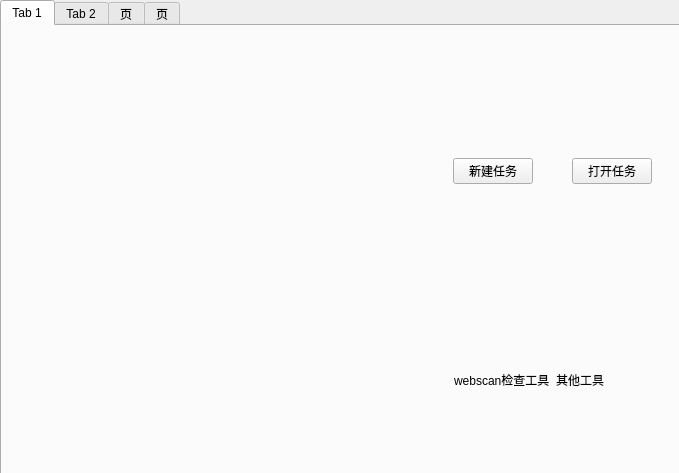
<?xml version="1.0" encoding="UTF-8"?>
<ui version="4.0">
 <class>MainWindow</class>
 <widget class="QMainWindow" name="MainWindow">
  <property name="geometry">
   <rect>
    <x>0</x>
    <y>0</y>
    <width>679</width>
    <height>473</height>
   </rect>
  </property>
  <property name="windowTitle">
   <string>MainWindow</string>
  </property>
  <widget class="QWidget" name="centralWidget">
   <widget class="QTabWidget" name="mainTabWidget">
    <property name="geometry">
     <rect>
      <x>0</x>
      <y>0</y>
      <width>681</width>
      <height>481</height>
     </rect>
    </property>
    <property name="currentIndex">
     <number>0</number>
    </property>
    <widget class="QWidget" name="tab">
     <attribute name="title">
      <string>Tab 1</string>
     </attribute>
     <widget class="QWidget" name="layoutWidget">
      <property name="geometry">
       <rect>
        <x>440</x>
        <y>120</y>
        <width>221</width>
        <height>51</height>
       </rect>
      </property>
      <layout class="QHBoxLayout" name="horizontalLayout">
       <item>
        <widget class="QPushButton" name="newTaskButton">
         <property name="text">
          <string>新建任务</string>
         </property>
        </widget>
       </item>
       <item>
        <spacer name="horizontalSpacer">
         <property name="orientation">
          <enum>Qt::Horizontal</enum>
         </property>
         <property name="sizeHint" stdset="0">
          <size>
           <width>40</width>
           <height>20</height>
          </size>
         </property>
        </spacer>
       </item>
       <item>
        <widget class="QPushButton" name="openTaskButton">
         <property name="text">
          <string>打开任务</string>
         </property>
        </widget>
       </item>
      </layout>
     </widget>
     <widget class="QWidget" name="">
      <property name="geometry">
       <rect>
        <x>441</x>
        <y>301</y>
        <width>211</width>
        <height>78</height>
       </rect>
      </property>
      <layout class="QHBoxLayout" name="horizontalLayout_2">
       <item>
        <layout class="QVBoxLayout" name="verticalLayout">
         <item>
          <widget class="QPushButton" name="webscanButton">
           <property name="text">
            <string/>
           </property>
           <property name="icon">
            <iconset resource="image.qrc">
             <normaloff>:/icon/image/search.png</normaloff>:/icon/image/search.png</iconset>
           </property>
           <property name="iconSize">
            <size>
             <width>48</width>
             <height>48</height>
            </size>
           </property>
           <property name="flat">
            <bool>true</bool>
           </property>
          </widget>
         </item>
         <item>
          <widget class="QLabel" name="label">
           <property name="text">
            <string>webscan检查工具</string>
           </property>
          </widget>
         </item>
        </layout>
       </item>
       <item>
        <layout class="QVBoxLayout" name="verticalLayout_2">
         <item>
          <widget class="QPushButton" name="webscanButton_2">
           <property name="text">
            <string/>
           </property>
           <property name="icon">
            <iconset resource="image.qrc">
             <normaloff>:/icon/image/search.png</normaloff>:/icon/image/search.png</iconset>
           </property>
           <property name="iconSize">
            <size>
             <width>48</width>
             <height>48</height>
            </size>
           </property>
           <property name="flat">
            <bool>true</bool>
           </property>
          </widget>
         </item>
         <item>
          <widget class="QLabel" name="otherLabel">
           <property name="text">
            <string>其他工具</string>
           </property>
          </widget>
         </item>
        </layout>
       </item>
      </layout>
     </widget>
    </widget>
    <widget class="QWidget" name="tab_2">
     <attribute name="title">
      <string>Tab 2</string>
     </attribute>
    </widget>
    <widget class="QWidget" name="tab_3">
     <attribute name="title">
      <string>页</string>
     </attribute>
    </widget>
    <widget class="QWidget" name="tab_4">
     <attribute name="title">
      <string>页</string>
     </attribute>
    </widget>
   </widget>
  </widget>
 </widget>
 <layoutdefault spacing="6" margin="11"/>
 <resources>
  <include location="image.qrc"/>
 </resources>
 <connections/>
</ui>
